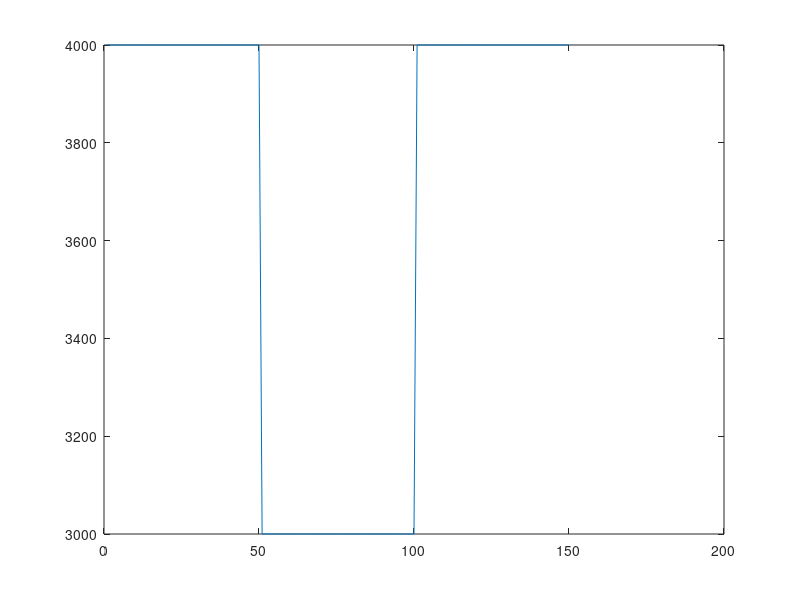
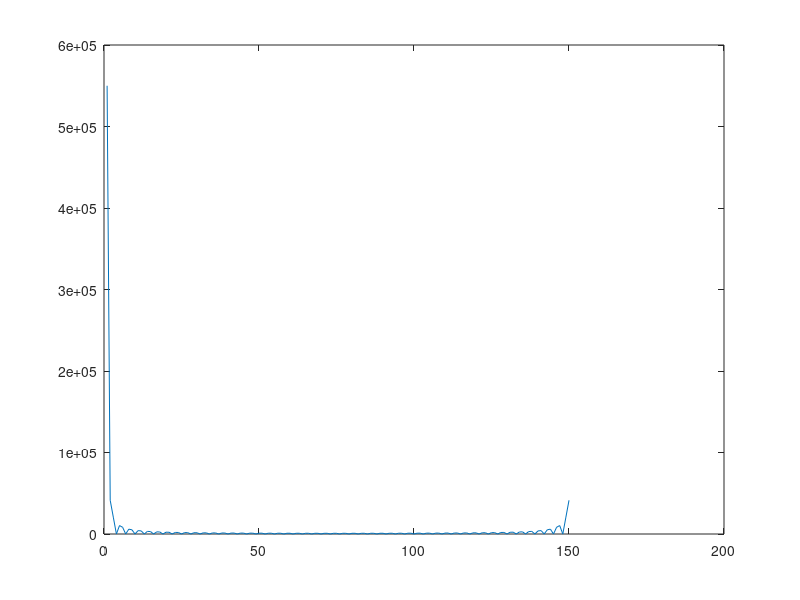
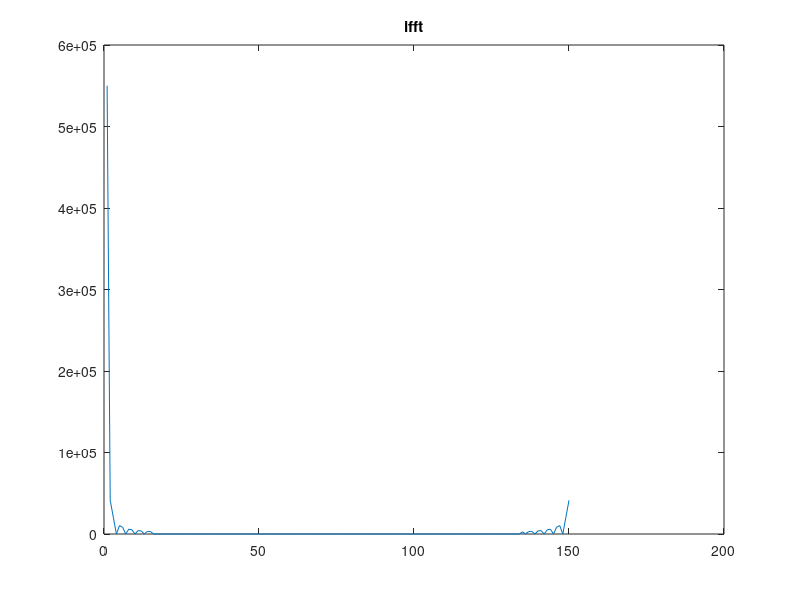
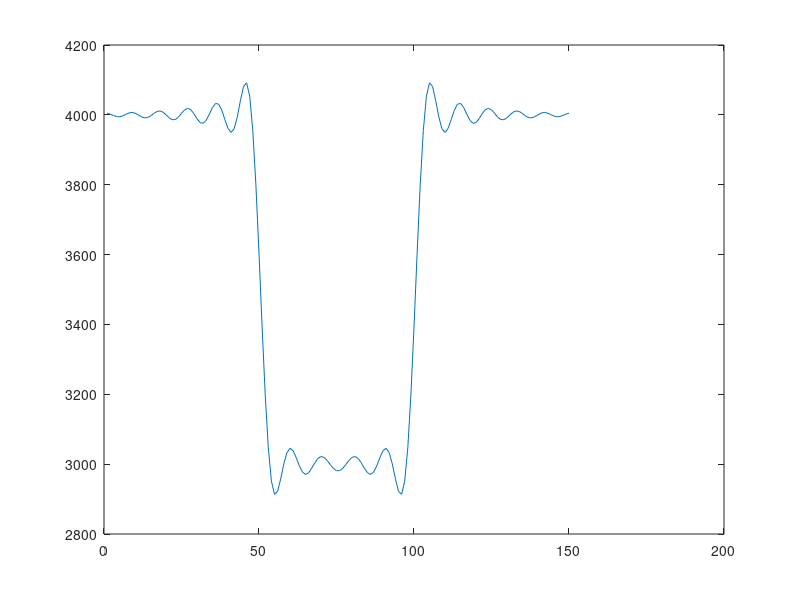

MATLAB code for these plots, in order:
clear all; close all;

v1=4000;
v2=3000;
nz=150;

f=[v1*ones(1,50) v2*ones(1,50) v1*ones(1,50)];

fft_f = fft(f);


figure
plot(f)

figure
plot(abs(fft_f))

fft_filtre=zeros(1,nz);
fft_filtre(1:floor(nz/10))=fft_f(1:floor(nz/10));
fft_filtre(floor(9*nz/10):end)=fft_f(floor(9*nz/10):end);

figure 
plot(abs(fft_filtre));
title('ifft')

f_smooth=ifft(fft_filtre);

figure
plot(abs(f_smooth))

Nh2 = floor(nz/10); % number of points of the local averaging
h2=fir1(Nh2,4/nz);
figure
stem(h2)
y2 = filter(h2,1,f); 

hold off
figure
plot(y2)
title('filter')
